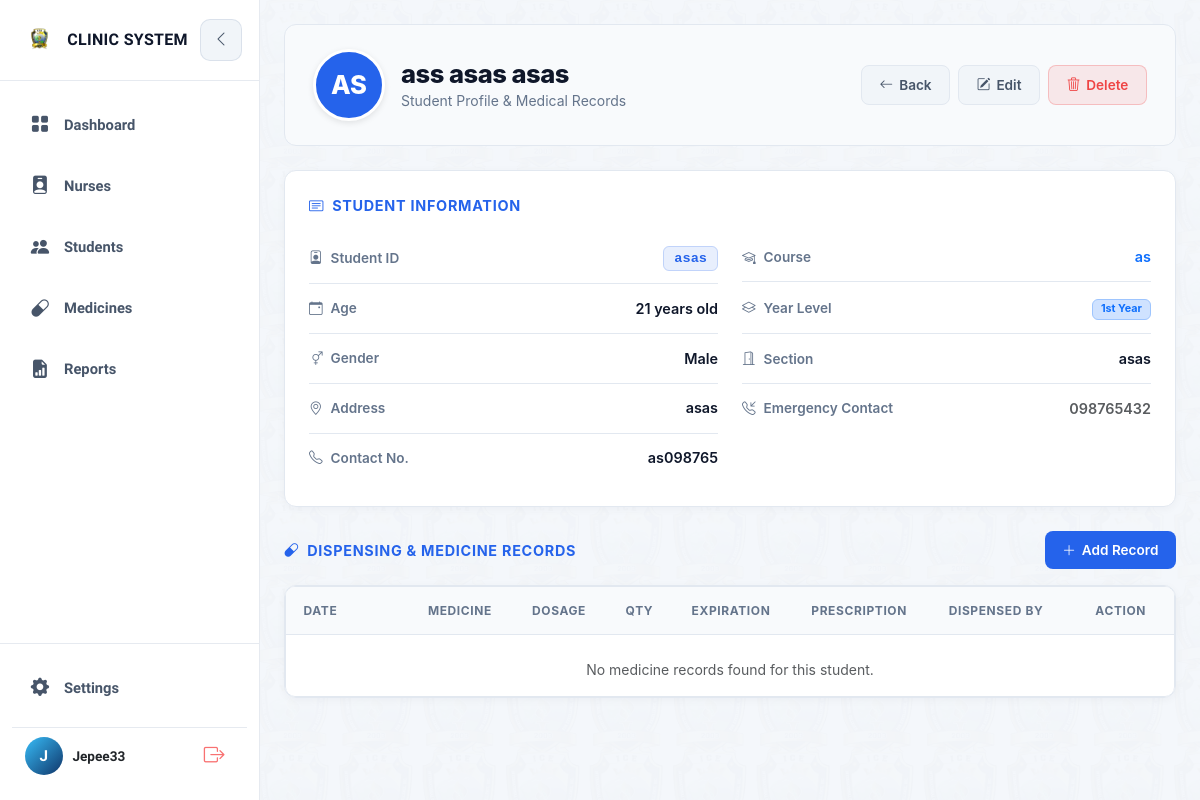
Before: /students/31/ (signed in) with the older database file.
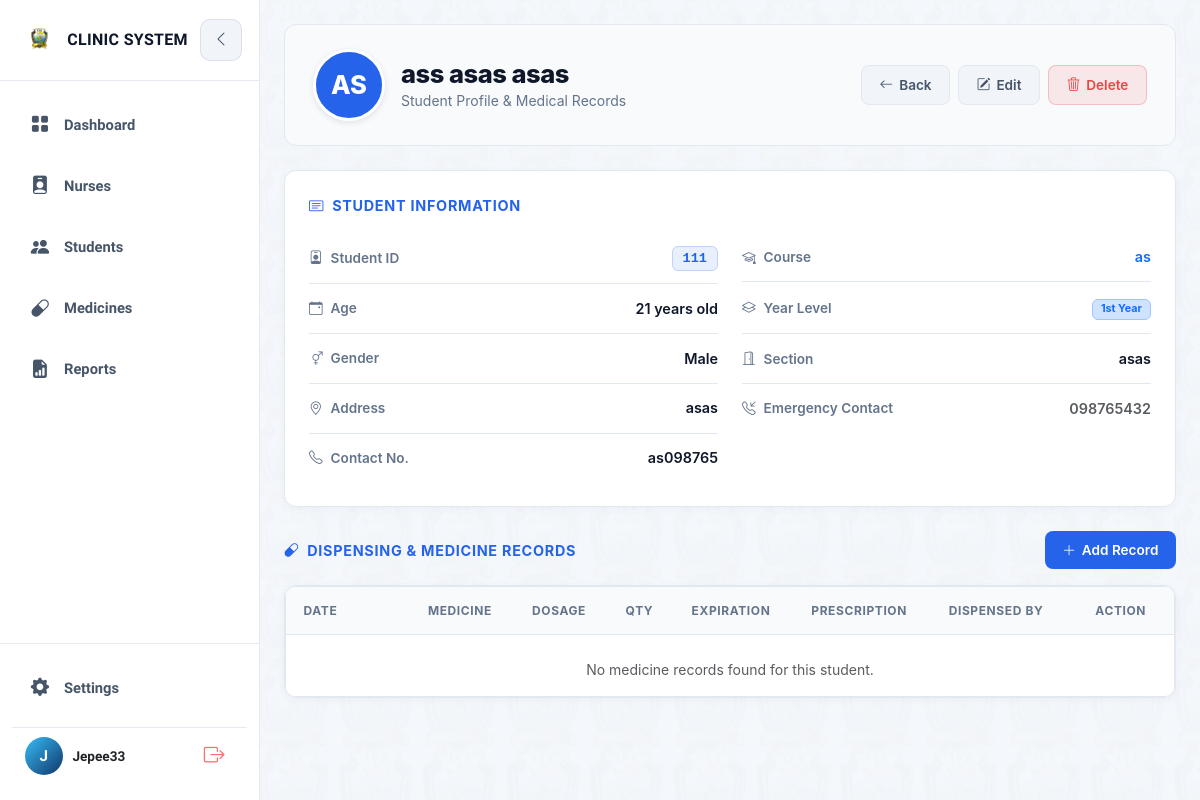
After: the same page with the newer database file.
### clinic/models.py (models this page shows, shortened)
class Student(models.Model):
    GENDER_CHOICES = [
        ('M', 'Male'),
        ('F', 'Female'),
    ]
    user = models.OneToOneField(
        User, on_delete=models.CASCADE, null=True, blank=True, related_name='student_profile'
    )
    student_id = models.CharField(max_length=20, unique=True)
    first_name = models.CharField(max_length=100, blank=True, null=True)
    middle_name = models.CharField(max_length=100, blank=True, null=True)
    last_name = models.CharField(max_length=100, blank=True, null=True)
    full_name = models.CharField(max_length=150)
    age = models.PositiveIntegerField()
    gender = models.CharField(max_length=1, choices=GENDER_CHOICES)
    address = models.CharField(max_length=255)
    contact_number = models.CharField(max_length=20)
    course = models.CharField(max_length=100)
    year_level = models.CharField(max_length=20)
    section = models.CharField(max_length=20, blank=True)
    emergency_contact = models.CharField(max_length=100, help_text="Name and number")
    date_registered = models.DateTimeField(auto_now_add=True)

### clinic/views.py (the view)
# urls.py: path('students/<int:pk>/', views.student_views, name='student_views'),
@login_required
@role_required("admin", "nurse")
def student_views(request, pk):
    student = get_object_or_404(Student, pk=pk)
    medicine_records = MedicineRecord.objects.filter(student=student).order_by("-date_released")
    return render(
        request,
        "clinic/students/student_views.html",
        {
            "student": student,
            "medicine_records": medicine_records,
        },
    )

### clinic/context_processors.py (called while the page is built)
def low_stock_alerts(request):
    if not request.user.is_authenticated:
        return {}
    try:
        role = request.user.profile.role
    except AttributeError:
        role = 'student'
    if role not in ('admin', 'nurse'):
        return {}
    from .models import Medicine
    low_stock_medicines = [m for m in Medicine.objects.all() if m.is_low_stock]
    return {
        'nav_low_stock_medicines': low_stock_medicines,
        'nav_low_stock_count': len(low_stock_medicines),
    }

### clinic/models.py (called while the page is built)
    @property
    def is_low_stock(self):
        return self.quantity_in_stock <= self.low_stock_threshold

### clinic/templates/clinic/students/student_views.html (shortened to what the changed rows need)
{% extends "clinic/base.html" %}
{% load static %}
{% block content %}
<link rel="stylesheet" href="https://cdn.jsdelivr.net/npm/bootstrap-icons@1.11.1/font/bootstrap-icons.css">
<div class="cms-container">
    <div class="dashboard-hero-card mb-4 d-flex justify-content-between align-items-center flex-wrap gap-3">
        <div class="d-flex align-items-center gap-3">
            {% if student.profile_picture %}
                <img src="{{ student.profile_picture.url }}" alt="{{ student.full_name }}" class="student-avatar-lg">
            {% else %}
                <div class="student-avatar-placeholder">
                    {{ student.full_name|slice:":2" }}
                </div>
            {% endif %}
            <div>
                <h1 class="hero-title">{{ student.full_name }}</h1>
                <p class="hero-subtitle">Student Profile & Medical Records</p>
            </div>
        </div>
    </div>
    <div class="cms-card p-4 p-md-4 mb-4">
        <div class="row g-md-4">
            <div class="col-12 col-md-6">
                <div class="info-item">
                    <span class="info-value">
                        <span class="inline-code-badge">{{ student.student_id|default:"—" }}</span>
                    </span>
                </div>
                <div class="info-item">
                    <span class="info-label"><i class="bi bi-calendar-event"></i> Age</span>
                    <span class="info-value">{{ student.age }} years old</span>
                </div>
                <div class="info-item">
                    <span class="info-label"><i class="bi bi-gender-ambiguous"></i> Gender</span>
                    <span class="info-value">{{ student.get_gender_display }}</span>
                </div>
                <div class="info-item">
                    <span class="info-label"><i class="bi bi-geo-alt"></i> Address</span>
                    <span class="info-value">{{ student.address }}</span>
                </div>
                <div class="info-item">
                    <span class="info-label"><i class="bi bi-telephone"></i> Contact No.</span>
                    <span class="info-value">{{ student.contact_number }}</span>
                </div>
            </div>
            <div class="col-12 col-md-6">
                <div class="info-item">
                    <span class="info-label"><i class="bi bi-mortarboard"></i> Course</span>
                    <span class="info-value text-primary font-weight-bold">{{ student.course|default:"—" }}</span>
                </div>
                <div class="info-item">
                    <span class="info-value">
                        <span class="badge bg-primary-subtle text-primary border border-primary-subtle px-2 py-1">
                            {{ student.year_level|default:"—" }}
                        </span>
                    </span>
                </div>
                <div class="info-item">
                    <span class="info-label"><i class="bi bi-door-open"></i> Section</span>
                    <span class="info-value">{{ student.section|default:"—" }}</span>
                </div>
                <div class="info-item">
                    <span class="info-label"><i class="bi bi-telephone-inbound"></i> Emergency Contact</span>
                    <span class="info-value text-muted">{{ student.emergency_contact|default:"—" }}</span>
                </div>
            </div>
        </div>
    </div>
    <div class="cms-card p-0 mb-4 overflow-hidden">
        <div class="cms-table-responsive table-responsive">
            <table class="cms-table">
                <thead>
                    <tr>
                        <th style="width: 14%;">Date</th>
                        <th>Medicine</th>
                        <th>Dosage</th>
                        <th>Qty</th>
                        <th>Expiration</th>
                        <th>Prescription</th>
                        <th>Dispensed By</th>
                        <th class="text-center" style="width: 12%;">Action</th>
                    </tr>
                </thead>
            </table>
        </div>
    </div>
</div>
{% endblock %}

Changed rows visible on the page:
changed Student "AS": student_id "asas" → "111"
